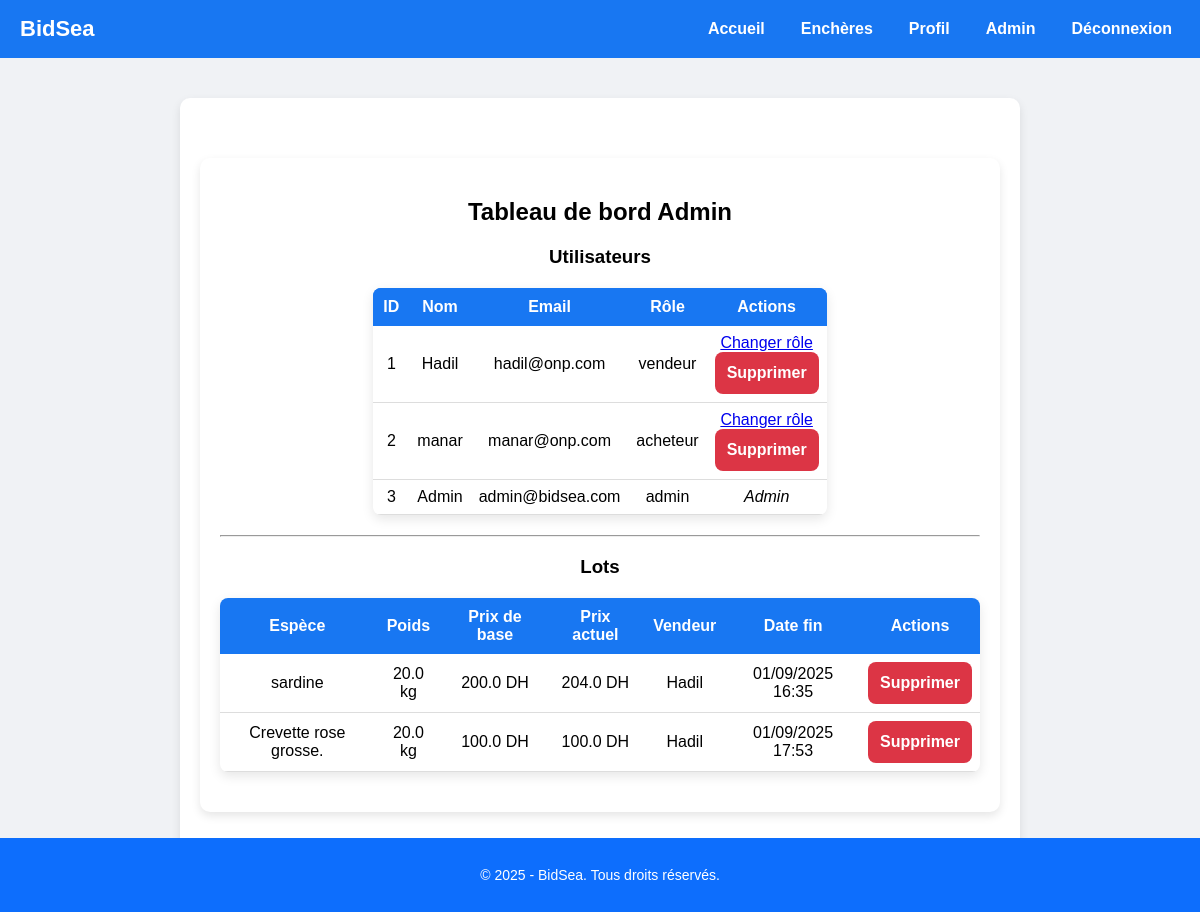
Page /admin (signed in) on the earlier database version.
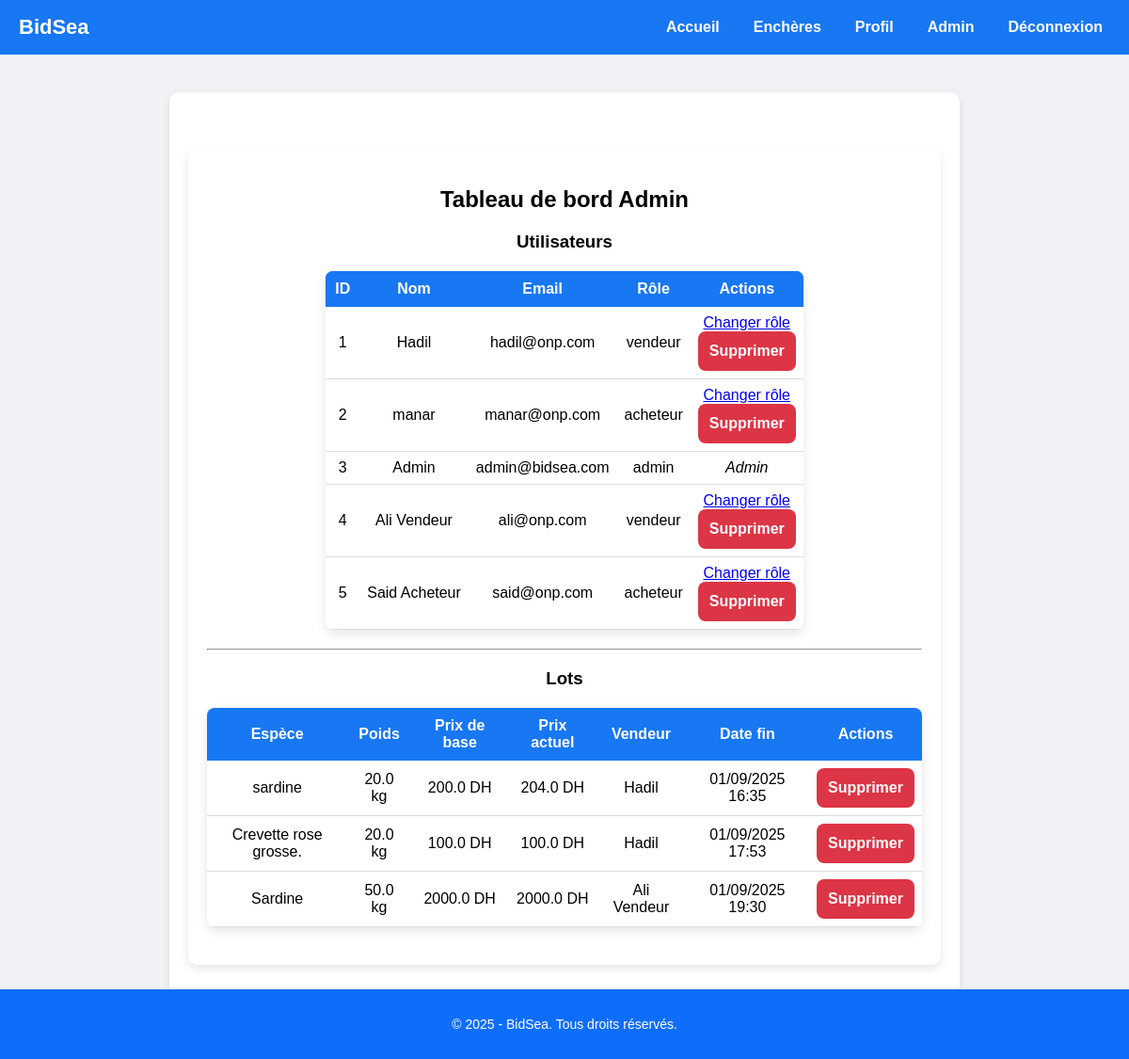
Same page on the later database version.
### app/models.py (models this page shows, shortened)
class User(UserMixin, db.Model):
    id = db.Column(db.Integer, primary_key=True)
    nom = db.Column(db.String(100), nullable=False)
    email = db.Column(db.String(120), unique=True, nullable=False)
    mot_de_passe = db.Column(db.String(200), nullable=False)
    role = db.Column(db.String(20), nullable=False)  # acheteur ou vendeur ou admin

class Lot(db.Model):
    id = db.Column(db.Integer, primary_key=True)
    espece = db.Column(db.String(100), nullable=False)
    poids = db.Column(db.Float, nullable=False)
    origine = db.Column(db.String(100), nullable=True)
    prix_base = db.Column(db.Float, nullable=False)
    prix_actuel = db.Column(db.Float, nullable=False)
    date_fin = db.Column(db.DateTime, nullable=False)
    vendeur_id = db.Column(db.Integer, db.ForeignKey("user.id"), nullable=False)
    email_envoye = db.Column(db.Boolean, default=False)

### main.py (the view)
@app.route("/admin")
@login_required
def admin_dashboard():
    if current_user.role != "admin":
        flash("⛔ Accès réservé à l'administrateur.", "danger")
        return redirect(url_for("home"))
    users = User.query.all()
    lots = Lot.query.all()
    lots_data = []
    for lot in lots:
        vendeur = User.query.get(lot.vendeur_id)
        lots_data.append({
            "id": lot.id,
            "espece": lot.espece,
            "poids": lot.poids,
            "prix_base": lot.prix_base,
            "prix_actuel": lot.prix_actuel,
            "vendeur": vendeur.nom if vendeur else "-",
            "date_fin": lot.date_fin
        })
    return render_template("admin_dashboard.html", users=users, lots=lots_data)

### main.py (called while the page is built)
@login_manager.user_loader
def load_user(user_id):
    return User.query.get(int(user_id))

### app/templates/admin_dashboard.html
{% extends "base.html" %}
{% block content %}
<div class="page-container">
    <h2>Tableau de bord Admin</h2>
    <h3>Utilisateurs</h3>
    <table>
        <tr style="background:#1877f2; color:white;">
            <th>ID</th>
            <th>Nom</th>
            <th>Email</th>
            <th>Rôle</th>
            <th>Actions</th>
        </tr>
        {% for user in users %}
        <tr>
            <td>{{ user.id }}</td>
            <td>{{ user.nom }}</td>
            <td>{{ user.email }}</td>
            <td>{{ user.role }}</td>
            <td>
                {% if user.role != "admin" %}
                    <a href="{{ url_for('toggle_role', user_id=user.id) }}" class="btn btn-warning">Changer rôle</a>
                    <a href="{{ url_for('delete_user', user_id=user.id) }}" class="btn btn-danger">Supprimer</a>
                {% else %}
                    <em>Admin</em>
                {% endif %}
            </td>
        </tr>
        {% endfor %}
    </table>
    <hr>
<h3>Lots</h3>
<table>
    <thead>
        <tr>
            <th>Espèce</th>
            <th>Poids</th>
            <th>Prix de base</th>
            <th>Prix actuel</th>
            <th>Vendeur</th>
            <th>Date fin</th>
            <th>Actions</th>
        </tr>
    </thead>
    <tbody>
        {% for lot in lots %}
        <tr>
            <td>{{ lot.espece }}</td>
            <td>{{ lot.poids }} kg</td>
            <td>{{ lot.prix_base }} DH</td>
            <td>{{ lot.prix_actuel }} DH</td>
            <td>{{ lot.vendeur }}</td>
            <td>{{ lot.date_fin.strftime('%d/%m/%Y %H:%M') }}</td>
            <td>
                <a href="{{ url_for('delete_lot', lot_id=lot.id) }}" class="btn btn-danger">Supprimer</a>
            </td>
        </tr>
        {% endfor %}
    </tbody>
</table>
</div>
{% endblock %}

### app/templates/base.html (shortened to what this page needs)
  <!DOCTYPE html>
<html lang="fr">
<head>
    <link rel="stylesheet" href="{{ url_for('static', filename='style.css') }}">
</head>
<body>
    <div class="navbar">
        <div class="logo-text">BidSea</div>
        <nav>
            <a href="{{ url_for('home') }}">Accueil</a>
            <a href="{{ url_for('encheres') }}">Enchères</a>
            {% if current_user.is_authenticated %}
                <a href="{{ url_for('profil') }}">Profil</a>
                {% if current_user.role == 'admin' %}
                    <a href="{{ url_for('admin_dashboard') }}" class="btn-admin"> Admin</a>
                {% endif %}
                <a href="{{ url_for('logout') }}">Déconnexion</a>
            {% else %}
                <a href="{{ url_for('login') }}">Connexion</a>
                <a href="{{ url_for('register') }}">Inscription</a>
            {% endif %}
        </nav>
    </div>
    <div class="page-container">
        {% block content %}{% endblock %}
    </div>
    <footer>
        <p>&copy; 2025 - BidSea. Tous droits réservés.</p>
    </footer>
</body>
</html>

### app/static/style.css (style rules this page uses)
body { font-family: Arial, Helvetica, sans-serif; background-color: #f0f2f5; margin: 0; padding: 0; }
.navbar { background-color: #1877f2; padding: 15px 20px; display: flex; justify-content: space-between; align-items: center; }
.logo-text { font-size: 22px; font-weight: bold; color: white; }
.navbar nav { display: flex; gap: 20px; }
.navbar nav a { color: white; text-decoration: none; font-weight: bold; transition: 0.3s; }
footer { background-color: #1877f2; color: white; text-align: center; padding: 15px; margin-top: 30px; }
.page-container { max-width: 800px; margin: 40px auto; padding: 20px; background: #fff; border-radius: 10px; box-shadow: 0 4px 10px rgba(0,0,0,0.1); text-align: center; }
footer { background: #0d6efd; color: white; text-align: center; padding: 15px 0; position: fixed; bottom: 0; left: 0; width: 100%; font-size: 14px; }
.btn-danger { display: block; text-decoration: none; background: #dc3545; color: white; padding: 12px; border-radius: 8px; font-weight: bold; transition: background 0.3s; }
.navbar a { color: white !important; text-decoration: none !important; font-weight: bold; }
.navbar nav a { display: flex; align-items: center; gap: 6px; padding: 5px 8px; }
table { border-collapse: collapse; margin: 20px auto; background: white; border-radius: 8px; overflow: hidden; box-shadow: 0 4px 12px rgba(0,0,0,0.1); }
th { background: #1877f2; color: white; padding: 10px; }
td { padding: 8px; border-bottom: 1px solid #ddd; }

Differences in the rows shown:
added User: id "4", nom "Ali Vendeur", email "ali@onp.com", role "vendeur", vendeur "Ali Vendeur"
added User: id "5", nom "Said Acheteur", email "said@onp.com", role "acheteur"
added Lot: espece "Sardine", poids "50.0", prix_base "2000.0", prix_actuel "2000.0", date_fin "01/09/2025 19:30"
Other differences:
new list line: "kg DH DH Supprimer"
